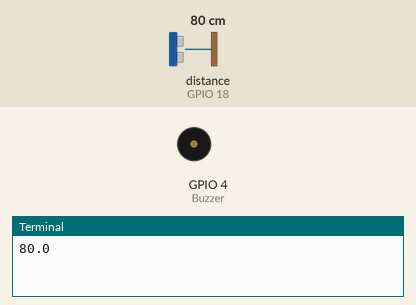
Simulated run of this program. Board: Raspberry Pi (BCM pin numbers). Shown: buzzer (waves = sounding, pin HIGH), the last lines printed to the terminal. Inputs (shaded band) come from the test bench; at power-on: distance to the obstacle (sensor on GPIO 18) 80 cm. The echo pulse lasts 58.3 µs per cm.

Above: at 1.2 s.
1.3 s: distance to the obstacle (sensor on GPIO 18) set to 22 cm
3.6 s: distance to the obstacle (sensor on GPIO 18) set to 18 cm
At 5.2 s:
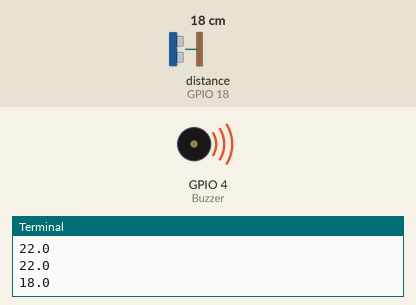
6.6 s: distance to the obstacle (sensor on GPIO 18) set to 35 cm
At 8.6 s:
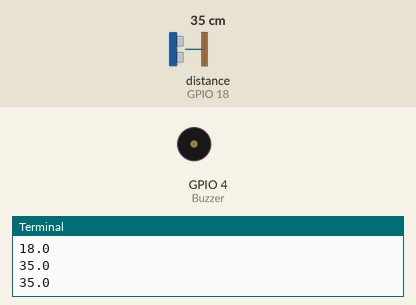
8.9 s: distance to the obstacle (sensor on GPIO 18) set to 2 cm
At 10.2 s:
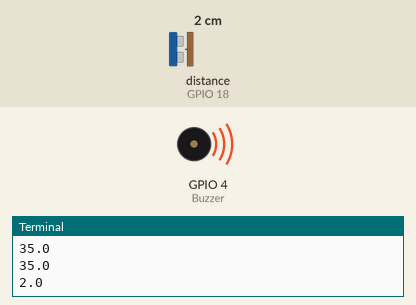
Timing chart, 0 to 11.9 s (numbered marks = the images above; inputs shaded):
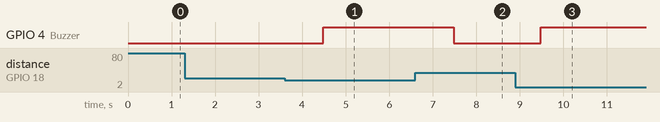

Measured:
- the behaviour switches between 20 and 19 cm on distance to the obstacle (sensor on GPIO 18) (found by bisection; images 0 and 1)
- after the input at 3.6 s, GPIO 4 (Buzzer): LOW → HIGH after 0.88 s
- after the input at 6.6 s, GPIO 4 (Buzzer): HIGH → LOW after 0.88 s
- after the input at 8.9 s, GPIO 4 (Buzzer): LOW → HIGH after 0.58 s

The program:

main.py
```python
from gpiozero import DistanceSensor, Buzzer
from time import sleep

sensor = DistanceSensor(echo=18, trigger=17)
b = Buzzer(4)

while True:
    d = sensor.distance * 100
    print(d)
    if d < 20:
        b.beep(n=1)
    sleep(1)
```
